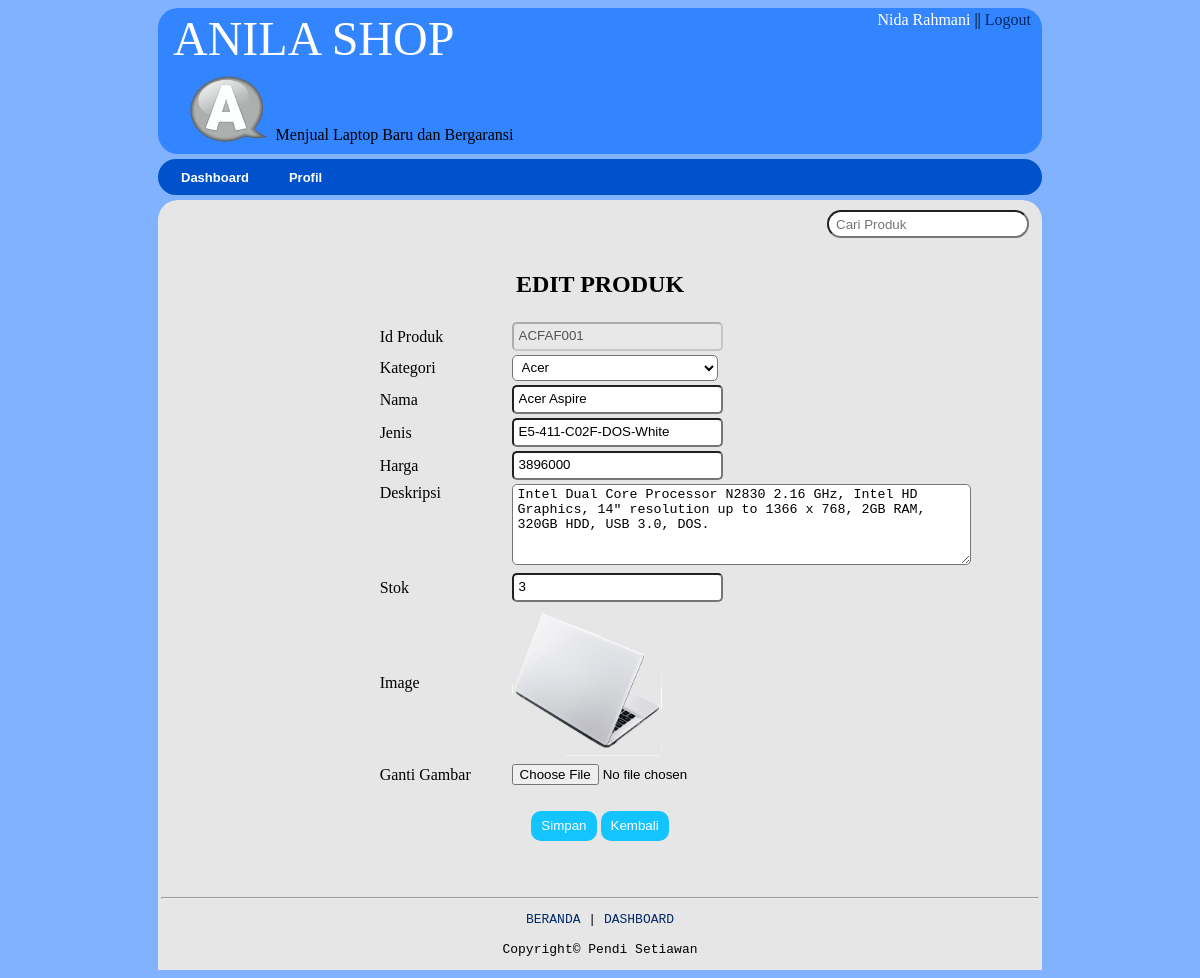
/product/edit.php?id_product=ACFAF001 (signed in), run on the app's committed database.
### tables this page shows
CREATE TABLE IF NOT EXISTS `product` (
  `id_product` varchar(20) NOT NULL,
  `name` varchar(20) NOT NULL,
  `type` varchar(50) NOT NULL,
  `price` double NOT NULL,
  `description` text NOT NULL,
  `stock` int(3) NOT NULL,
  `image` text NOT NULL,
  `category_id` int(1) NOT NULL,
  `status` int(1) NOT NULL,
  `specification` text NOT NULL,
  PRIMARY KEY (`id_product`)
);

### product/edit.php (the view, shortened to what this page needs)
<?php
	if(!isset($_SESSION['id'])) {
	  	echo "<script>window.alert('Anda Harus Login Dulu');</script>";
		echo "<script>window.location = '../login/login.php';</script>";
	} else {
include "../header/header_admin.php";
$query = mysql_query("SELECT * from product where id_product = '$_GET[id_product]'");
$data = mysql_fetch_array($query);
$category = "";
if ($data['category_id'] == 1) {
	$category = "Acer";
} elseif($data['category_id'] == 2) {
	$category = "Apple";
} elseif($data['category_id'] == 3) {
	$category = "Asus";
} elseif($data['category_id'] == 4) {
	$category = "Dell";
} elseif($data['category_id'] == 5) {
	$category = "Hp";
} elseif($data['category_id'] == 6) {
	$category = "Lenovo";
} elseif($data['category_id'] == 7) {
	$category = "Samsung";
} elseif($data['category_id'] == 8) {
	$category = "Toshiba";
} else {
	$category = "Select Category";
}
?>
<form action="editing_process.php" method="post" enctype="multipart/form-data">
	<div class="row-isi">
		<table class="width">
			<tr>
				<td colspan="3" align="center"><h2>EDIT PRODUK</h2></td>
			</tr>
			<tr>
				<td width="20%"></td>
				<td width="12%">Id Produk &nbsp;</td>
				<td width="33%"><input type="text" class="input" value="<?php echo $data[0]; ?>" disabled></td>
			</tr>
			<tr>
				<td></td>
				<td>Kategori &nbsp;</td>
				<td>
					<select name="category" size="0">
						<?php $selected = ""; ?>
			            <option value="<?php echo $data['category_id'] ?>" <?php echo $selected; ?>><?php echo $category; ?></option>
					</select>
				</td>
			</tr>
			<tr>
				<td></td>
				<td>Nama &nbsp;</td>
				<td><input type="text" class="input" name="name" placeholder="Nama" value="<?php echo $data[1]; ?>"></td>
			</tr>
			<tr>
				<td></td>
				<td>Jenis &nbsp;</td>
				<td><input type="text" class="input" name="type" placeholder="Jenis" value="<?php echo $data[2]; ?>"></td>
			</tr>
			<tr>
				<td></td>
				<td>Harga &nbsp;</td>
				<td><input type="text" class="input" name="price" placeholder="Harga" value="<?php echo $data[3]; ?>"></td>
			</tr>
			<tr>
				<td></td>
				<td style="vertical-align: top;">Deskripsi &nbsp;</td>
				<td><textarea name="description" rows="5" cols="20" placeholder="Deskripsi"><?php echo $data[4]; ?></textarea></td>
			</tr>
			<tr>
				<td></td>
				<td>Stok &nbsp;</td>
				<td><input type="text" class="input" name="stock" placeholder="Stok" value="<?php echo $data[5]; ?>"></td>
			</tr>
			<tr>
				<td></td>
				<td>Image</td>
				<td>
					<?php if (!empty($data['image'])): ?>
						<img src="<?php echo $data[6]; ?>" width="150px"><br/>
					<?php else : ?>
						<img src="<?php echo 'http://'.$_SERVER['HTTP_HOST'].'/new_media/aplikasi/image/no-image.jpg' ?>" width="150px"><br/>
					<?php endif ?>
				</td>
			</tr>
			<tr>
				<td></td>
				<td>Ganti Gambar</td>
				<td><input type="file" name="image"></td>
			</tr>
			<tr>
				<td colspan="3">&nbsp;</td>
			</tr>
			<tr>
				<td colspan="3" align="center">
					<input type="submit" name="submit" value="Simpan">
					<a href="view_product.php"><input type="button" name="button" value="Kembali"></a>
				</td>
			</tr>
			<tr>
				<td colspan="3">&nbsp;</td>
			</tr>
			<tr>
				<td colspan="3">
					<?php include "../footer/footer.php"; ?>
				</td>
			</tr>
		</table>
	</div>
</form>
<?php } ?>

### header/header_admin.php (shortened to what this page needs)
<!DOCTYPE html>
<html>
<head>
	<link rel="stylesheet" type="text/css" href="../css/global.css">
</head>
<body bgcolor="#80B2FF">
<?php
$query = "SELECT * from login WHERE id='$_SESSION[id_admin]'";
$que = mysql_query($query);
$data = mysql_fetch_array($que);
?>
<div class="row-header radius">
	<table class="width">
		<tr>
			<td colspan="2"><a href="../aplikasi/index.php" class="href"><font color="#fff" size="30">&nbsp;ANILA SHOP</font></a></td>
			<td align="right" style="vertical-align: top;"><a href="../admin/view_edit.php" class="href"><font color="#fff">
				<?php echo ucfirst($data['first_name']); ?> <?php echo ucfirst($data['last_name']); ?></font></a> ||
				<?php
					if (isset($_SESSION["id"])) {
						echo "<a href='../logout/logout.php' class='href'>Logout &nbsp;</a>";
					} else {
						echo "<a href='../login/login.php' class='href'>Login &nbsp;</a>";
					}
				?>
			</td>
		</tr>
		<tr>
			<td width="9%" align="right">
				<a href="../aplikasi/index.php"><img class="padding" src="<?php echo 'http://'.$_SERVER['HTTP_HOST'].'/new_media/aplikasi/image/logo-icon.png' ?>" width="70%"></a>
			</td>
			<td width="26%" class="align">Menjual Laptop Baru dan Bergaransi</td>
			<td width="35%" align="right">&nbsp;</td>
		</tr>
	</table>
</div>
<div class="row-menu radius">
	<table class="width">
		<tr>
			<td>
				<ul class="dropmenu">
					<li><a href="../admin/check.php">Dashboard</a></li>
					<li><a href="../admin/view_edit.php">Profil</a></li>
				</ul>
			</td>
		</tr>
	</table>
</div>
<div class="row-isi radius-top">
	<form action="../search/search_admin.php" method="post" onsubmit="return validasi(this)">
		<table class="width">
			<tr>
				<td align="right">
					<input class="search" type="search" name="search" placeholder="Cari Produk">
				</td>
			</tr>
		</table>
	</form>
</div>
</body>
</html>

### css/global.css (style rules this page uses)
.dropmenu { background: transparent; height: 30px; list-style-type: none; margin: 0; padding: 0px; }
.dropmenu li { float: left; height: 30px; }
.dropmenu li a { color: #FFF; display: block; font: 13px arial, verdana, sans-serif; font-weight: bold; padding: 8px 20px; text-decoration: none; }
.width { width: 100%; }
.href { text-decoration: none; color: #002966; }
.row-header { margin-left: 190px; width: 884px; background-color: #3385FF; margin: auto; }
.row-menu { margin-left: 190px; width: 884px; background-color: #0052CC; margin: 5px auto; }
.row-isi { margin-left: 190px; width: 884px; background-color: #E6E6E6; margin: auto; }
.radius { border-radius: 20px; }
.radius-top { border-top-left-radius: 20px; border-top-right-radius: 20px; }
input[type=submit], input[type=reset], input[type=button] { padding: 5px 10px 5px; cursor: pointer; line-height: 150%; margin: 0; position: relative; text-decoration: none; text-align: center; background: #13c4ff; color: white; font-weight: 400; display: inline-block; border: 0px; -webkit-appearance: none; -moz-appearance: none; -ms-appearance: none; -o-appearance: none; appearance: none; -webkit-border-radius: 10px; -moz-border-radius: 10px; border-radius: 10px; outline: 0; -webkit-font-smoothing: antialiased; }
input[type=password].input, input[type=text].input { border-radius: 5px; width: 200px; height: 20px; padding-left: 5px; padding-bottom: 4px; outline-style: none; }
select[size="0"] { border-radius: 5px; width: 206px; height: 26px; padding-left: 5px; padding-bottom: 2px; outline-style: none; background: #FFF; }
textarea { width: 450px; border-radius: 5px; padding-left: 5px; }

### header/header_admin.php (style rules this page uses)
.search { margin: 7px 10px; width: 23%; height: 28px; border-radius: 30px; outline-style: none; padding-left: 7px; }
.align { vertical-align: bottom; padding-bottom: 8px; }
img.padding { padding-right: 4px; }

### data on the page
product: id_product "ACFAF001", category "Acer", name "Acer Aspire", type "E5-411-C02F-DOS-White", price "3896000", description "Intel Dual Core Processor N2830 2.16 GHz, Intel HD Graphics, 14\" resolution up to 1366 x 768, 2GB RAM, 320GB HDD, USB 3.0, DOS.", stock "3", image (picture)

### other printed values
$data['first_name'] "Nida"
$data['last_name'] "Rahmani"
